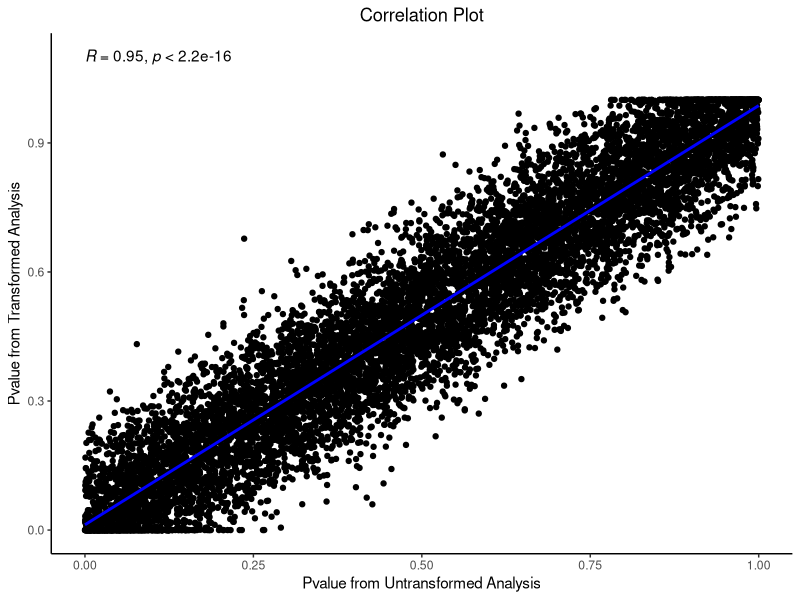

This chart was generated by the following R code:
library(ggplot2)
library(ggpubr)
library(dplyr)

#Read-In Data and Merge by rsid

data1 <- read.table("method1_data.txt", sep = "\t", header=TRUE)
data2 <- read.table("method2_data.txt", sep = "\t", header=TRUE)

data <- left_join(data1, data2, by='rsid') 

#Create Scatter Plot with Correlation of P-values between Two Methods

ggplot(data, aes(x=pval_method1, y=pval_method2))+ 
  geom_point() +
  geom_smooth(method=lm, se=FALSE, col='blue', size=1) +
  stat_cor(method = "pearson", label.x =0, label.y = 1.1) +
  labs(x = "Pvalue from Untransformed Analysis",
       y = "Pvalue from Transformed Analysis",
       title = "Correlation Plot") +
  theme_classic() +
  theme(plot.title = element_text(hjust=0.5))

